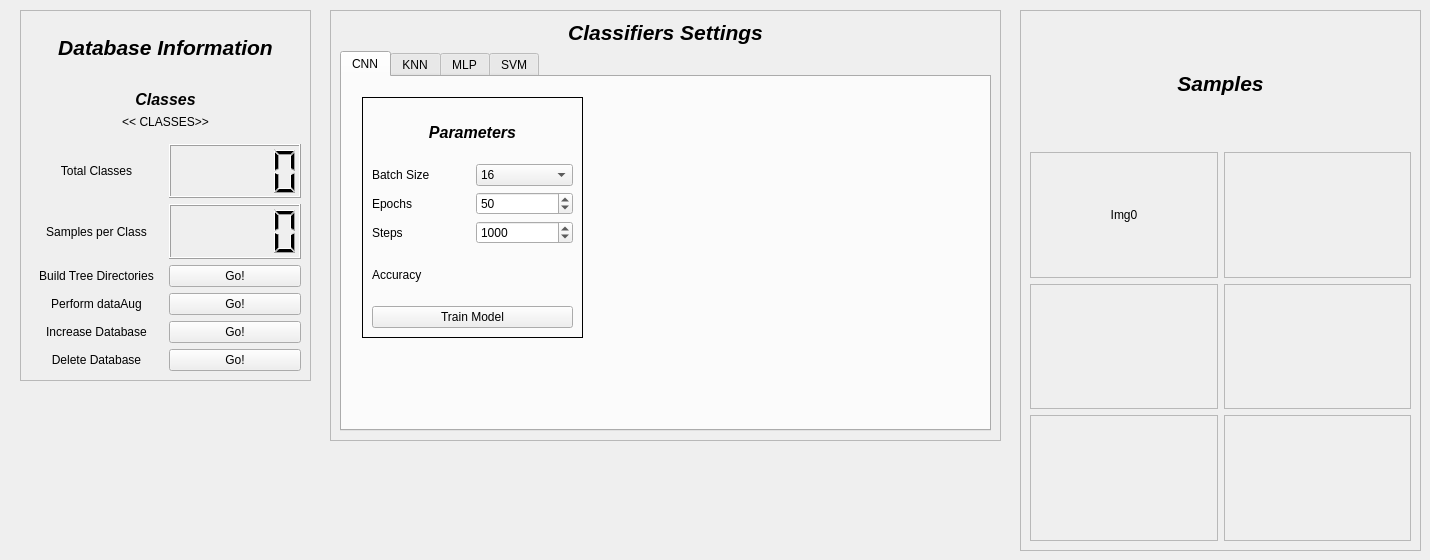
      <widget class="QWidget" name="tab_vision">
       <attribute name="title">
        <string>Vision</string>
       </attribute>
       <widget class="QFrame" name="frame_4">
        <property name="geometry">
         <rect>
          <x>20</x>
          <y>10</y>
          <width>291</width>
          <height>371</height>
         </rect>
        </property>
        <property name="frameShape">
         <enum>QFrame::StyledPanel</enum>
        </property>
        <property name="frameShadow">
         <enum>QFrame::Raised</enum>
        </property>
        <layout class="QGridLayout" name="gridLayout">
         <item row="3" column="1">
          <widget class="QLCDNumber" name="spc_cd"/>
         </item>
         <item row="5" column="0">
          <widget class="QLabel" name="label_16">
           <property name="text">
            <string>Perform dataAug</string>
           </property>
           <property name="alignment">
            <set>Qt::AlignCenter</set>
           </property>
          </widget>
         </item>
         <item row="3" column="0">
          <widget class="QLabel" name="label_19">
           <property name="text">
            <string>Samples per Class</string>
           </property>
           <property name="alignment">
            <set>Qt::AlignCenter</set>
           </property>
          </widget>
         </item>
         <item row="2" column="0">
          <widget class="QLabel" name="label_15">
           <property name="text">
            <string>Total Classes</string>
           </property>
           <property name="alignment">
            <set>Qt::AlignCenter</set>
           </property>
          </widget>
         </item>
         <item row="0" column="0" colspan="2">
          <widget class="QLabel" name="label_3">
           <property name="font">
            <font>
             <pointsize>16</pointsize>
             <weight>75</weight>
             <italic>true</italic>
             <bold>true</bold>
            </font>
           </property>
           <property name="text">
            <string>Database Information</string>
           </property>
           <property name="alignment">
            <set>Qt::AlignCenter</set>
           </property>
          </widget>
         </item>
         <item row="2" column="1">
          <widget class="QLCDNumber" name="total_classes">
           <property name="layoutDirection">
            <enum>Qt::RightToLeft</enum>
           </property>
          </widget>
         </item>
         <item row="9" column="1">
          <widget class="QPushButton" name="deleteDbButton">
           <property name="text">
            <string>Go!</string>
           </property>
          </widget>
         </item>
         <item row="5" column="1">
          <widget class="QPushButton" name="buildTreeButton">
           <property name="text">
            <string>Go!</string>
           </property>
          </widget>
         </item>
         <item row="4" column="0">
          <widget class="QLabel" name="label_14">
           <property name="text">
            <string>Build Tree Directories</string>
           </property>
           <property name="alignment">
            <set>Qt::AlignCenter</set>
           </property>
          </widget>
         </item>
         <item row="4" column="1">
          <widget class="QPushButton" name="augButton">
           <property name="text">
            <string>Go!</string>
           </property>
          </widget>
         </item>
         <item row="9" column="0">
          <widget class="QLabel" name="label_18">
           <property name="text">
            <string>Delete Database</string>
           </property>
           <property name="alignment">
            <set>Qt::AlignCenter</set>
           </property>
          </widget>
         </item>
         <item row="8" column="1">
          <widget class="QPushButton" name="increaseDbButton">
           <property name="text">
            <string>Go!</string>
           </property>
          </widget>
         </item>
         <item row="8" column="0">
          <widget class="QLabel" name="label_17">
           <property name="text">
            <string>Increase Database</string>
           </property>
           <property name="alignment">
            <set>Qt::AlignCenter</set>
           </property>
          </widget>
         </item>
         <item row="1" column="0" colspan="2">
          <widget class="QWidget" name="widget_2" native="true">
           <layout class="QFormLayout" name="formLayout">
            <item row="1" column="0" colspan="2">
             <widget class="QLabel" name="classes_label">
              <property name="text">
               <string>&lt;&lt; CLASSES&gt;&gt;</string>
              </property>
              <property name="alignment">
               <set>Qt::AlignCenter</set>
              </property>
             </widget>
            </item>
            <item row="0" column="0" colspan="2">
             <widget class="QLabel" name="label_13">
              <property name="font">
               <font>
                <pointsize>12</pointsize>
                <weight>75</weight>
                <italic>true</italic>
                <bold>true</bold>
               </font>
              </property>
              <property name="text">
               <string>Classes</string>
              </property>
              <property name="alignment">
               <set>Qt::AlignCenter</set>
              </property>
             </widget>
            </item>
           </layout>
          </widget>
         </item>
        </layout>
       </widget>
       <widget class="QFrame" name="frame_2">
        <property name="geometry">
         <rect>
          <x>330</x>
          <y>10</y>
          <width>671</width>
          <height>431</height>
         </rect>
        </property>
        <property name="frameShape">
         <enum>QFrame::StyledPanel</enum>
        </property>
        <property name="frameShadow">
         <enum>QFrame::Raised</enum>
        </property>
        <layout class="QVBoxLayout" name="verticalLayout_9">
         <item>
          <widget class="QLabel" name="label_8">
           <property name="font">
            <font>
             <pointsize>16</pointsize>
             <weight>75</weight>
             <italic>true</italic>
             <bold>true</bold>
            </font>
           </property>
           <property name="text">
            <string>Classifiers Settings</string>
           </property>
           <property name="alignment">
            <set>Qt::AlignCenter</set>
           </property>
          </widget>
         </item>
         <item>
          <widget class="QTabWidget" name="tabWidget_classifiers">
           <property name="currentIndex">
            <number>0</number>
           </property>
           <widget class="QWidget" name="tab">
            <attribute name="title">
             <string>CNN</string>
            </attribute>
            <widget class="QFrame" name="frame_3">
             <property name="geometry">
              <rect>
               <x>20</x>
               <y>20</y>
               <width>221</width>
               <height>241</height>
              </rect>
             </property>
             <property name="minimumSize">
              <size>
               <width>148</width>
               <height>201</height>
              </size>
             </property>
             <property name="frameShape">
              <enum>QFrame::Panel</enum>
             </property>
             <layout class="QGridLayout" name="gridLayout_4">
              <item row="0" column="0" colspan="2">
               <widget class="QLabel" name="label_24">
                <property name="font">
                 <font>
                  <pointsize>12</pointsize>
                  <weight>75</weight>
                  <italic>true</italic>
                  <bold>true</bold>
                 </font>
                </property>
                <property name="text">
                 <string>Parameters</string>
                </property>
                <property name="alignment">
                 <set>Qt::AlignCenter</set>
                </property>
               </widget>
              </item>
              <item row="1" column="0">
               <widget class="QLabel" name="label_21">
                <property name="text">
                 <string>Batch Size</string>
                </property>
               </widget>
              </item>
              <item row="1" column="1">
               <widget class="QComboBox" name="comboBox_2">
                <property name="currentIndex">
                 <number>4</number>
                </property>
                <item>
                 <property name="text">
                  <string>1</string>
                 </property>
                </item>
                <item>
                 <property name="text">
                  <string>2</string>
                 </property>
                </item>
                <item>
                 <property name="text">
                  <string>4</string>
                 </property>
                </item>
                <item>
                 <property name="text">
                  <string>8</string>
                 </property>
                </item>
                <item>
                 <property name="text">
                  <string>16</string>
                 </property>
                </item>
                <item>
                 <property name="text">
                  <string>32</string>
                 </property>
                </item>
                <item>
                 <property name="text">
                  <string>64</string>
                 </property>
                </item>
               </widget>
              </item>
              <item row="2" column="0">
               <widget class="QLabel" name="label_22">
                <property name="text">
                 <string>Epochs</string>
                </property>
               </widget>
              </item>
              <item row="2" column="1">
               <widget class="QSpinBox" name="epoch_Box">
                <property name="maximum">
                 <number>1000</number>
                </property>
                <property name="value">
                 <number>50</number>
                </property>
               </widget>
              </item>
              <item row="3" column="0">
               <widget class="QLabel" name="label_23">
                <property name="text">
                 <string>Steps</string>
                </property>
               </widget>
              </item>
              <item row="3" column="1">
               <widget class="QSpinBox" name="steps_Box">
                <property name="minimum">
                 <number>1</number>
                </property>
                <property name="maximum">
                 <number>90000</number>
                </property>
                <property name="singleStep">
                 <number>100</number>
                </property>
                <property name="value">
                 <number>1000</number>
                </property>
               </widget>
              </item>
              <item row="4" column="0">
               <widget class="QLabel" name="label_25">
                <property name="text">
                 <string>Accuracy</string>
                </property>
               </widget>
              </item>
              <item row="4" column="1">
               <widget class="QLabel" name="cnn_accuracy_label">
                <property name="text">
                 <string/>
                </property>
               </widget>
              </item>
              <item row="5" column="0" colspan="2">
               <widget class="QPushButton" name="train_cnn_Button">
                <property name="text">
                 <string>Train Model</string>
                </property>
               </widget>
              </item>
             </layout>
            </widget>
            <widget class="QLabel" name="label_55">
             <property name="geometry">
              <rect>
               <x>280</x>
               <y>30</y>
               <width>301</width>
               <height>231</height>
              </rect>
             </property>
             <property name="text">
              <string/>
             </property>
             <property name="pixmap">
              <pixmap>cnn.png</pixmap>
             </property>
             <property name="scaledContents">
              <bool>true</bool>
             </property>
            </widget>
           </widget>
           <widget class="QWidget" name="tab_2">
            <attribute name="title">
             <string>KNN</string>
            </attribute>
           </widget>
           <widget class="QWidget" name="tab_3">
            <attribute name="title">
             <string>MLP</string>
            </attribute>
           </widget>
           <widget class="QWidget" name="tab_4">
            <attribute name="title">
             <string>SVM</string>
            </attribute>
           </widget>
          </widget>
         </item>
        </layout>
       </widget>
       <widget class="QFrame" name="frame_5">
        <property name="geometry">
         <rect>
          <x>1020</x>
          <y>10</y>
          <width>401</width>
          <height>541</height>
         </rect>
        </property>
        <property name="frameShape">
         <enum>QFrame::StyledPanel</enum>
        </property>
        <property name="frameShadow">
         <enum>QFrame::Raised</enum>
        </property>
        <layout class="QGridLayout" name="gridLayout_5">
         <item row="2" column="1">
          <widget class="QFrame" name="pic_4">
           <property name="frameShape">
            <enum>QFrame::StyledPanel</enum>
           </property>
           <property name="frameShadow">
            <enum>QFrame::Raised</enum>
           </property>
          </widget>
         </item>
         <item row="2" column="0">
          <widget class="QFrame" name="pic_3">
           <property name="frameShape">
            <enum>QFrame::StyledPanel</enum>
           </property>
           <property name="frameShadow">
            <enum>QFrame::Raised</enum>
           </property>
          </widget>
         </item>
         <item row="1" column="1">
          <widget class="QFrame" name="pic_2">
           <property name="frameShape">
            <enum>QFrame::StyledPanel</enum>
           </property>
           <property name="frameShadow">
            <enum>QFrame::Raised</enum>
           </property>
          </widget>
         </item>
         <item row="1" column="0">
          <widget class="QFrame" name="pic_1">
           <property name="frameShape">
            <enum>QFrame::StyledPanel</enum>
           </property>
           <property name="frameShadow">
            <enum>QFrame::Raised</enum>
           </property>
           <layout class="QGridLayout" name="gridLayout_6">
            <item row="0" column="0">
             <widget class="QLabel" name="label_26">
              <property name="text">
               <string>Img0</string>
              </property>
              <property name="alignment">
               <set>Qt::AlignCenter</set>
              </property>
             </widget>
            </item>
           </layout>
          </widget>
         </item>
         <item row="3" column="1">
          <widget class="QFrame" name="pic_6">
           <property name="frameShape">
            <enum>QFrame::StyledPanel</enum>
           </property>
           <property name="frameShadow">
            <enum>QFrame::Raised</enum>
           </property>
          </widget>
         </item>
         <item row="3" column="0">
          <widget class="QFrame" name="pic_5">
           <property name="frameShape">
            <enum>QFrame::StyledPanel</enum>
           </property>
           <property name="frameShadow">
            <enum>QFrame::Raised</enum>
           </property>
          </widget>
         </item>
         <item row="0" column="0" colspan="2">
          <widget class="QLabel" name="label_20">
           <property name="font">
            <font>
             <pointsize>16</pointsize>
             <weight>75</weight>
             <italic>true</italic>
             <bold>true</bold>
            </font>
           </property>
           <property name="text">
            <string>Samples</string>
           </property>
           <property name="alignment">
            <set>Qt::AlignCenter</set>
           </property>
          </widget>
         </item>
        </layout>
       </widget>
      </widget>
